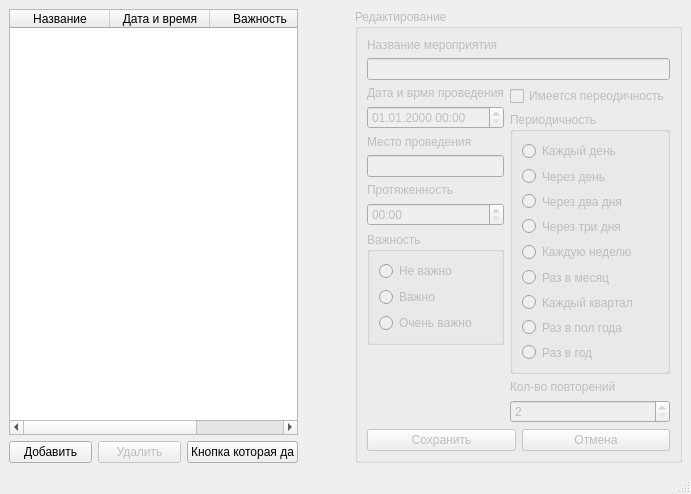
<?xml version="1.0" encoding="UTF-8"?>
<ui version="4.0">
 <class>MainWindow</class>
 <widget class="QMainWindow" name="MainWindow">
  <property name="geometry">
   <rect>
    <x>0</x>
    <y>0</y>
    <width>691</width>
    <height>494</height>
   </rect>
  </property>
  <property name="minimumSize">
   <size>
    <width>472</width>
    <height>494</height>
   </size>
  </property>
  <property name="windowTitle">
   <string>Ежедневник</string>
  </property>
  <widget class="QWidget" name="centralwidget">
   <layout class="QVBoxLayout" name="verticalLayout">
    <item>
     <layout class="QHBoxLayout" name="horizontalLayout_3">
      <item>
       <layout class="QVBoxLayout" name="verticalLayout_8">
        <item>
         <widget class="QTableWidget" name="articleBrowser">
          <property name="textElideMode">
           <enum>Qt::ElideMiddle</enum>
          </property>
          <property name="verticalScrollMode">
           <enum>QAbstractItemView::ScrollPerItem</enum>
          </property>
          <property name="showGrid">
           <bool>false</bool>
          </property>
          <property name="sortingEnabled">
           <bool>false</bool>
          </property>
          <property name="cornerButtonEnabled">
           <bool>false</bool>
          </property>
          <property name="rowCount">
           <number>0</number>
          </property>
          <property name="columnCount">
           <number>3</number>
          </property>
          <attribute name="verticalHeaderVisible">
           <bool>false</bool>
          </attribute>
          <attribute name="verticalHeaderHighlightSections">
           <bool>false</bool>
          </attribute>
          <column>
           <property name="text">
            <string>Название</string>
           </property>
          </column>
          <column>
           <property name="text">
            <string>Дата и время</string>
           </property>
          </column>
          <column>
           <property name="text">
            <string>Важность</string>
           </property>
          </column>
         </widget>
        </item>
        <item>
         <layout class="QHBoxLayout" name="horizontalLayout_4">
          <item>
           <widget class="QPushButton" name="add">
            <property name="text">
             <string>Добавить</string>
            </property>
           </widget>
          </item>
          <item>
           <widget class="QPushButton" name="deleteCurrent">
            <property name="enabled">
             <bool>false</bool>
            </property>
            <property name="text">
             <string>Удалить</string>
            </property>
           </widget>
          </item>
          <item>
           <widget class="QPushButton" name="tenArticles">
            <property name="text">
             <string>Кнопка которая да</string>
            </property>
           </widget>
          </item>
         </layout>
        </item>
       </layout>
      </item>
      <item>
       <spacer name="horizontalSpacer">
        <property name="orientation">
         <enum>Qt::Horizontal</enum>
        </property>
        <property name="sizeType">
         <enum>QSizePolicy::Fixed</enum>
        </property>
        <property name="sizeHint" stdset="0">
         <size>
          <width>51</width>
          <height>20</height>
         </size>
        </property>
       </spacer>
      </item>
      <item>
       <widget class="QGroupBox" name="editor">
        <property name="enabled">
         <bool>false</bool>
        </property>
        <property name="title">
         <string>Редактирование</string>
        </property>
        <layout class="QVBoxLayout" name="verticalLayout_9">
         <item>
          <layout class="QVBoxLayout" name="verticalLayout_4">
           <item>
            <widget class="QLabel" name="label">
             <property name="text">
              <string>Название мероприятия</string>
             </property>
            </widget>
           </item>
           <item>
            <widget class="QLineEdit" name="name">
             <property name="maxLength">
              <number>100</number>
             </property>
            </widget>
           </item>
           <item>
            <layout class="QHBoxLayout" name="horizontalLayout">
             <item>
              <layout class="QVBoxLayout" name="verticalLayout_3"/>
             </item>
             <item>
              <layout class="QVBoxLayout" name="verticalLayout_2">
               <item>
                <widget class="QLabel" name="label_2">
                 <property name="text">
                  <string>Дата и врмя проведения</string>
                 </property>
                </widget>
               </item>
               <item>
                <widget class="QDateTimeEdit" name="dateTimeEvent">
                 <property name="displayFormat">
                  <string>dd.MM.yyyy HH:mm</string>
                 </property>
                </widget>
               </item>
               <item>
                <widget class="QLabel" name="label_4">
                 <property name="text">
                  <string>Место проведения</string>
                 </property>
                </widget>
               </item>
               <item>
                <widget class="QLineEdit" name="location">
                 <property name="maxLength">
                  <number>100</number>
                 </property>
                </widget>
               </item>
               <item>
                <widget class="QLabel" name="label_3">
                 <property name="text">
                  <string>Протяженность</string>
                 </property>
                </widget>
               </item>
               <item>
                <widget class="QTimeEdit" name="timeEvent">
                 <property name="maximumTime">
                  <time>
                   <hour>23</hour>
                   <minute>59</minute>
                   <second>59</second>
                  </time>
                 </property>
                 <property name="displayFormat">
                  <string>HH:mm</string>
                 </property>
                </widget>
               </item>
               <item>
                <widget class="QGroupBox" name="importance">
                 <property name="title">
                  <string>Важность</string>
                 </property>
                 <layout class="QVBoxLayout" name="verticalLayout_7">
                  <item>
                   <widget class="QRadioButton" name="noImportant">
                    <property name="text">
                     <string>Не важно</string>
                    </property>
                   </widget>
                  </item>
                  <item>
                   <widget class="QRadioButton" name="important">
                    <property name="text">
                     <string>Важно</string>
                    </property>
                   </widget>
                  </item>
                  <item>
                   <widget class="QRadioButton" name="veryImportant">
                    <property name="text">
                     <string>Очень важно</string>
                    </property>
                   </widget>
                  </item>
                 </layout>
                </widget>
               </item>
               <item>
                <spacer name="verticalSpacer_2">
                 <property name="orientation">
                  <enum>Qt::Vertical</enum>
                 </property>
                 <property name="sizeHint" stdset="0">
                  <size>
                   <width>20</width>
                   <height>40</height>
                  </size>
                 </property>
                </spacer>
               </item>
              </layout>
             </item>
             <item>
              <layout class="QVBoxLayout" name="verticalLayout_5">
               <property name="sizeConstraint">
                <enum>QLayout::SetDefaultConstraint</enum>
               </property>
               <item>
                <widget class="QCheckBox" name="hasPeriod">
                 <property name="text">
                  <string>Имеется переодичность</string>
                 </property>
                </widget>
               </item>
               <item>
                <widget class="QGroupBox" name="period">
                 <property name="title">
                  <string>Периодичность</string>
                 </property>
                 <layout class="QVBoxLayout" name="verticalLayout_6">
                  <item>
                   <widget class="QRadioButton" name="everyDay">
                    <property name="text">
                     <string>Каждый день</string>
                    </property>
                   </widget>
                  </item>
                  <item>
                   <widget class="QRadioButton" name="acrossDay">
                    <property name="text">
                     <string>Через день</string>
                    </property>
                   </widget>
                  </item>
                  <item>
                   <widget class="QRadioButton" name="acrossTwoDays">
                    <property name="text">
                     <string>Через два дня</string>
                    </property>
                   </widget>
                  </item>
                  <item>
                   <widget class="QRadioButton" name="acrossTreeDays">
                    <property name="text">
                     <string>Через три дня</string>
                    </property>
                   </widget>
                  </item>
                  <item>
                   <widget class="QRadioButton" name="everyWeak">
                    <property name="text">
                     <string>Каждую неделю</string>
                    </property>
                   </widget>
                  </item>
                  <item>
                   <widget class="QRadioButton" name="everyMouth">
                    <property name="text">
                     <string>Раз в месяц</string>
                    </property>
                   </widget>
                  </item>
                  <item>
                   <widget class="QRadioButton" name="everyQuarter">
                    <property name="text">
                     <string>Каждый квартал</string>
                    </property>
                   </widget>
                  </item>
                  <item>
                   <widget class="QRadioButton" name="everyHalfYear">
                    <property name="text">
                     <string>Раз в пол года</string>
                    </property>
                   </widget>
                  </item>
                  <item>
                   <widget class="QRadioButton" name="everyYear">
                    <property name="text">
                     <string>Раз в год</string>
                    </property>
                   </widget>
                  </item>
                 </layout>
                </widget>
               </item>
               <item>
                <widget class="QLabel" name="label_5">
                 <property name="text">
                  <string>Кол-во повторений</string>
                 </property>
                </widget>
               </item>
               <item>
                <widget class="QSpinBox" name="repeatCount">
                 <property name="minimum">
                  <number>2</number>
                 </property>
                 <property name="maximum">
                  <number>366</number>
                 </property>
                </widget>
               </item>
               <item>
                <spacer name="verticalSpacer">
                 <property name="orientation">
                  <enum>Qt::Vertical</enum>
                 </property>
                 <property name="sizeHint" stdset="0">
                  <size>
                   <width>20</width>
                   <height>40</height>
                  </size>
                 </property>
                </spacer>
               </item>
              </layout>
             </item>
            </layout>
           </item>
           <item>
            <layout class="QHBoxLayout" name="horizontalLayout_2">
             <item>
              <widget class="QPushButton" name="saveButton">
               <property name="text">
                <string>Сохранить</string>
               </property>
              </widget>
             </item>
             <item>
              <widget class="QPushButton" name="cancel">
               <property name="text">
                <string>Отмена</string>
               </property>
              </widget>
             </item>
            </layout>
           </item>
          </layout>
         </item>
        </layout>
       </widget>
      </item>
     </layout>
    </item>
    <item>
     <layout class="QVBoxLayout" name="verticalLayout_10"/>
    </item>
   </layout>
  </widget>
  <widget class="QMenuBar" name="menubar">
   <property name="geometry">
    <rect>
     <x>0</x>
     <y>0</y>
     <width>691</width>
     <height>21</height>
    </rect>
   </property>
  </widget>
  <widget class="QStatusBar" name="statusbar"/>
 </widget>
 <resources/>
 <connections/>
</ui>
